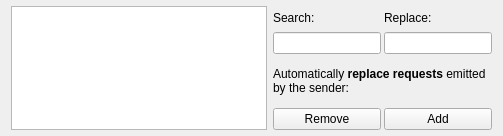
        <widget class="QWidget" name="tab_5">
         <attribute name="title">
          <string>RegExp Replace</string>
         </attribute>
         <layout class="QHBoxLayout" name="horizontalLayout_10">
          <property name="topMargin">
           <number>6</number>
          </property>
          <property name="bottomMargin">
           <number>6</number>
          </property>
          <item>
           <widget class="QListWidget" name="senderRegexpReplaceList">
            <property name="sizePolicy">
             <sizepolicy hsizetype="Fixed" vsizetype="Fixed">
              <horstretch>0</horstretch>
              <verstretch>0</verstretch>
             </sizepolicy>
            </property>
            <property name="maximumSize">
             <size>
              <width>16777215</width>
              <height>124</height>
             </size>
            </property>
           </widget>
          </item>
          <item>
           <layout class="QVBoxLayout" name="verticalLayout_6">
            <property name="spacing">
             <number>3</number>
            </property>
            <item>
             <layout class="QHBoxLayout" name="horizontalLayout_18">
              <item>
               <layout class="QVBoxLayout" name="verticalLayout_15">
                <item>
                 <widget class="QLabel" name="label_3">
                  <property name="text">
                   <string>Search:</string>
                  </property>
                 </widget>
                </item>
                <item>
                 <widget class="QLineEdit" name="senderRegexpSearchEdit"/>
                </item>
               </layout>
              </item>
              <item>
               <layout class="QVBoxLayout" name="verticalLayout_16">
                <item>
                 <widget class="QLabel" name="label_4">
                  <property name="text">
                   <string>Replace:</string>
                  </property>
                 </widget>
                </item>
                <item>
                 <widget class="QLineEdit" name="senderRegexpReplaceEdit"/>
                </item>
               </layout>
              </item>
             </layout>
            </item>
            <item>
             <widget class="QLabel" name="label_21">
              <property name="text">
               <string>Automatically &lt;strong&gt;replace requests&lt;/strong&gt; emitted by the sender:</string>
              </property>
              <property name="wordWrap">
               <bool>true</bool>
              </property>
             </widget>
            </item>
            <item>
             <layout class="QHBoxLayout" name="horizontalLayout_19">
              <item>
               <widget class="QPushButton" name="senderRegexpReplaceRemove">
                <property name="text">
                 <string>Remove</string>
                </property>
               </widget>
              </item>
              <item>
               <widget class="QPushButton" name="senderRegexpReplaceAdd">
                <property name="text">
                 <string>Add</string>
                </property>
               </widget>
              </item>
             </layout>
            </item>
           </layout>
          </item>
         </layout>
        </widget>
